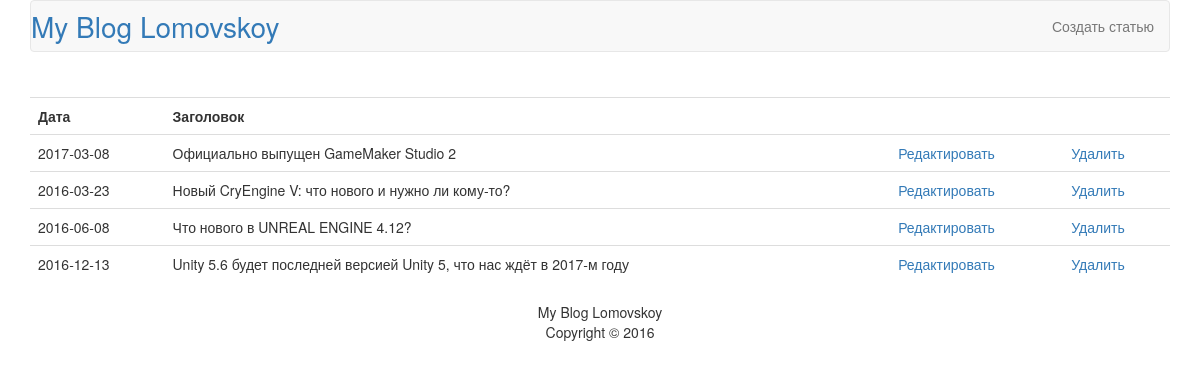
The app's page /admin/index.php with its own data.
### tables this page shows
CREATE TABLE `articles` (
  `id` int(10) NOT NULL,
  `title` varchar(255) NOT NULL,
  `date` date NOT NULL,
  `content` text NOT NULL
);

### models/articles.php (called while the page is built, shortened)
<?php
    function articles_all($link){
        $query = "SELECT * FROM articles ORDER BY id DESC";
        $result = mysqli_query($link, $query);
        $n = mysqli_num_rows($result);
        $articles = array();
        for ($i = 0; $i < $n; $i++)
        {
            $row = mysqli_fetch_assoc($result);
            $articles[] = $row;
        }
        return $articles;
    }
    function articles_intro($text, $len = 500)
    {
        return mb_substr($text, 0, $len);
    }
?>

### views/articles_admin.php (the view, shortened to what this page needs)
<!DOCTYPE html>
<hmtl>
    <head>
        <link rel="stylesheet" href="../style.css">
        <link rel="stylesheet" href="https://maxcdn.bootstrapcdn.com/bootstrap/3.3.6/css/bootstrap.min.css">
    </head>
    <body>
        <div class="container">
            <nav class="navbar navbar-default">
                <div class="container-fluid">
                    <div class="navbar-header">
                        <a id="blog" class="navbar-brand" href="../index.php">My Blog Lomovskoy</a>
                    </div>
                    <ul class="nav navbar-nav navbar-right">
                        <li><a href="index.php?action=add">Создать статью</a></li>
                    </ul>
                </div>
            </nav>
            <table id="admin_table" class="table">
                <tr>
                    <th>Дата</th>
                    <th>Заголовок</th>
                    <th></th>
                    <th></th>
                </tr>
                <?php foreach($articles as $article): ?>
                    <tr>
                        <td><?=$article['date']?></td>
                        <td><?=articles_intro($article['title'], 80)?></td>
                        <td>
                            <a href="index.php?action=edit&id=<?=$article['id']?>">Редактировать</a>
                        </td>
                        <td>
                            <a href="index.php?action=delete&id=<?=$article['id']?>">Удалить</a>
                        </td>
                    </tr>
                <?php endforeach ?>
            </table>
            <footer>
                <p>
                    My Blog Lomovskoy<br>Copyright &copy; 2016
                </p>
            </footer>
        </div>
    </body>
</hmtl>

### style.css (style rules this page uses)
footer { text-align: center; }
#blog { color: rgb(51, 122, 183); font-size: 28px; padding-left: 0px; }
#admin_table { margin-top: 45px; }

### records on screen
articles: date "2017-03-08", title "Официально выпущен GameMaker Studio 2"
articles: date "2016-03-23", title "Новый CryEngine V: что нового и нужно ли кому-то?"
articles: date "2016-06-08", title "Что нового в UNREAL ENGINE 4.12?"
articles: date "2016-12-13", title "Unity 5.6 будет последней версией Unity 5, что нас ждёт в 2017-м году"
